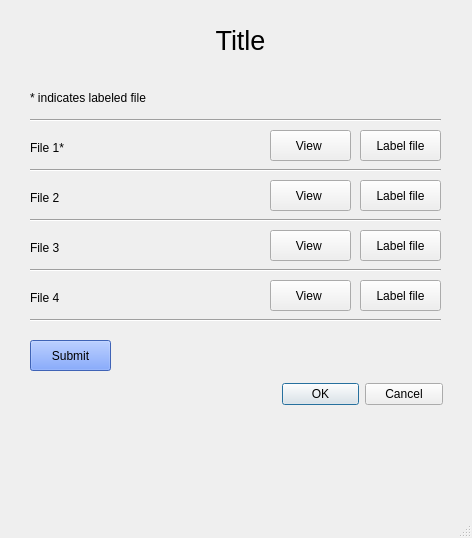
<?xml version="1.0" encoding="UTF-8"?>
<ui version="4.0">
 <class>MainWindow</class>
 <widget class="QMainWindow" name="MainWindow">
  <property name="geometry">
   <rect>
    <x>0</x>
    <y>0</y>
    <width>472</width>
    <height>538</height>
   </rect>
  </property>
  <property name="windowTitle">
   <string>MainWindow</string>
  </property>
  <widget class="QWidget" name="centralwidget">
   <widget class="QLabel" name="title_label">
    <property name="geometry">
     <rect>
      <x>30</x>
      <y>20</y>
      <width>421</width>
      <height>40</height>
     </rect>
    </property>
    <property name="font">
     <font>
      <pointsize>20</pointsize>
     </font>
    </property>
    <property name="text">
     <string>Title</string>
    </property>
    <property name="alignment">
     <set>Qt::AlignCenter</set>
    </property>
   </widget>
   <widget class="QPushButton" name="view_btn">
    <property name="geometry">
     <rect>
      <x>270</x>
      <y>130</y>
      <width>81</width>
      <height>31</height>
     </rect>
    </property>
    <property name="text">
     <string>View </string>
    </property>
   </widget>
   <widget class="QLabel" name="label_2">
    <property name="geometry">
     <rect>
      <x>30</x>
      <y>90</y>
      <width>141</width>
      <height>16</height>
     </rect>
    </property>
    <property name="text">
     <string>* indicates labeled file </string>
    </property>
   </widget>
   <widget class="Line" name="startline">
    <property name="geometry">
     <rect>
      <x>30</x>
      <y>110</y>
      <width>411</width>
      <height>21</height>
     </rect>
    </property>
    <property name="orientation">
     <enum>Qt::Horizontal</enum>
    </property>
   </widget>
   <widget class="QLabel" name="filename_label">
    <property name="geometry">
     <rect>
      <x>30</x>
      <y>140</y>
      <width>141</width>
      <height>16</height>
     </rect>
    </property>
    <property name="text">
     <string>File 1*</string>
    </property>
   </widget>
   <widget class="QPushButton" name="groups_10">
    <property name="geometry">
     <rect>
      <x>270</x>
      <y>180</y>
      <width>81</width>
      <height>31</height>
     </rect>
    </property>
    <property name="text">
     <string>View </string>
    </property>
   </widget>
   <widget class="Line" name="line_2">
    <property name="geometry">
     <rect>
      <x>30</x>
      <y>160</y>
      <width>411</width>
      <height>21</height>
     </rect>
    </property>
    <property name="orientation">
     <enum>Qt::Horizontal</enum>
    </property>
   </widget>
   <widget class="QLabel" name="label_4">
    <property name="geometry">
     <rect>
      <x>30</x>
      <y>190</y>
      <width>141</width>
      <height>16</height>
     </rect>
    </property>
    <property name="text">
     <string>File 2</string>
    </property>
   </widget>
   <widget class="QPushButton" name="groups_11">
    <property name="geometry">
     <rect>
      <x>270</x>
      <y>230</y>
      <width>81</width>
      <height>31</height>
     </rect>
    </property>
    <property name="text">
     <string>View </string>
    </property>
   </widget>
   <widget class="QLabel" name="label_5">
    <property name="geometry">
     <rect>
      <x>30</x>
      <y>240</y>
      <width>141</width>
      <height>16</height>
     </rect>
    </property>
    <property name="text">
     <string>File 3</string>
    </property>
   </widget>
   <widget class="Line" name="line_3">
    <property name="geometry">
     <rect>
      <x>30</x>
      <y>210</y>
      <width>411</width>
      <height>21</height>
     </rect>
    </property>
    <property name="orientation">
     <enum>Qt::Horizontal</enum>
    </property>
   </widget>
   <widget class="QPushButton" name="groups_12">
    <property name="geometry">
     <rect>
      <x>270</x>
      <y>280</y>
      <width>81</width>
      <height>31</height>
     </rect>
    </property>
    <property name="text">
     <string>View </string>
    </property>
   </widget>
   <widget class="QLabel" name="label_6">
    <property name="geometry">
     <rect>
      <x>30</x>
      <y>290</y>
      <width>141</width>
      <height>16</height>
     </rect>
    </property>
    <property name="text">
     <string>File 4</string>
    </property>
   </widget>
   <widget class="Line" name="line_4">
    <property name="geometry">
     <rect>
      <x>30</x>
      <y>260</y>
      <width>411</width>
      <height>21</height>
     </rect>
    </property>
    <property name="orientation">
     <enum>Qt::Horizontal</enum>
    </property>
   </widget>
   <widget class="Line" name="endline">
    <property name="geometry">
     <rect>
      <x>30</x>
      <y>310</y>
      <width>411</width>
      <height>21</height>
     </rect>
    </property>
    <property name="orientation">
     <enum>Qt::Horizontal</enum>
    </property>
   </widget>
   <widget class="QPushButton" name="labelfile_btn">
    <property name="geometry">
     <rect>
      <x>360</x>
      <y>130</y>
      <width>81</width>
      <height>31</height>
     </rect>
    </property>
    <property name="text">
     <string>Label file</string>
    </property>
   </widget>
   <widget class="QPushButton" name="groups_13">
    <property name="geometry">
     <rect>
      <x>360</x>
      <y>180</y>
      <width>81</width>
      <height>31</height>
     </rect>
    </property>
    <property name="text">
     <string>Label file</string>
    </property>
   </widget>
   <widget class="QPushButton" name="groups_14">
    <property name="geometry">
     <rect>
      <x>360</x>
      <y>230</y>
      <width>81</width>
      <height>31</height>
     </rect>
    </property>
    <property name="text">
     <string>Label file</string>
    </property>
   </widget>
   <widget class="QPushButton" name="groups_15">
    <property name="geometry">
     <rect>
      <x>360</x>
      <y>280</y>
      <width>81</width>
      <height>31</height>
     </rect>
    </property>
    <property name="text">
     <string>Label file</string>
    </property>
   </widget>
   <widget class="QPushButton" name="submit_btn">
    <property name="geometry">
     <rect>
      <x>30</x>
      <y>340</y>
      <width>81</width>
      <height>31</height>
     </rect>
    </property>
    <property name="styleSheet">
     <string notr="true">background-color: rgb(88, 138, 255);</string>
    </property>
    <property name="text">
     <string>Submit</string>
    </property>
   </widget>
   <widget class="QDialogButtonBox" name="buttonBox">
    <property name="geometry">
     <rect>
      <x>282</x>
      <y>380</y>
      <width>161</width>
      <height>28</height>
     </rect>
    </property>
    <property name="standardButtons">
     <set>QDialogButtonBox::Cancel|QDialogButtonBox::Ok</set>
    </property>
   </widget>
  </widget>
  <widget class="QMenuBar" name="menubar">
   <property name="geometry">
    <rect>
     <x>0</x>
     <y>0</y>
     <width>472</width>
     <height>24</height>
    </rect>
   </property>
  </widget>
  <widget class="QStatusBar" name="statusbar"/>
 </widget>
 <resources/>
 <connections/>
</ui>
